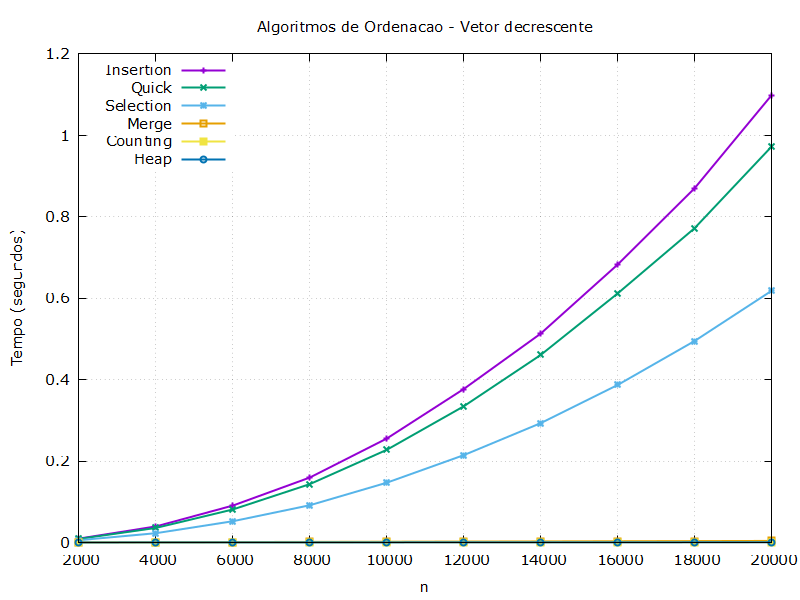

This figure's gnuplot source:
set terminal pngcairo enhanced font 'Verdana,11' size 800, 600
set output 'comparacaoDecrescente.png'

set title 'Algoritmos de Ordenacao - Vetor decrescente'
set xlabel 'n'
set ylabel 'Tempo (segundos)'

n = 1
Selection = 2
Insertion = 3
Merge = 4
Heap = 5
Quick = 6
Counting = 7

set grid
set key left top

plot 'comparacaoDecrescente.dat' using n:Insertion with linespoints  lw 2 title 'Insertion', \
     'comparacaoDecrescente.dat' using n:Quick with linespoints  lw 2 title 'Quick', \
     'comparacaoDecrescente.dat' using n:Selection with linespoints  lw 2 title 'Selection', \
     'comparacaoDecrescente.dat' using n:Merge with linespoints  lw 2 title 'Merge', \
     'comparacaoDecrescente.dat' using n:Counting with linespoints  lw 2 title 'Counting', \
     'comparacaoDecrescente.dat' using n:Heap with linespoints  lw 2 title 'Heap'
